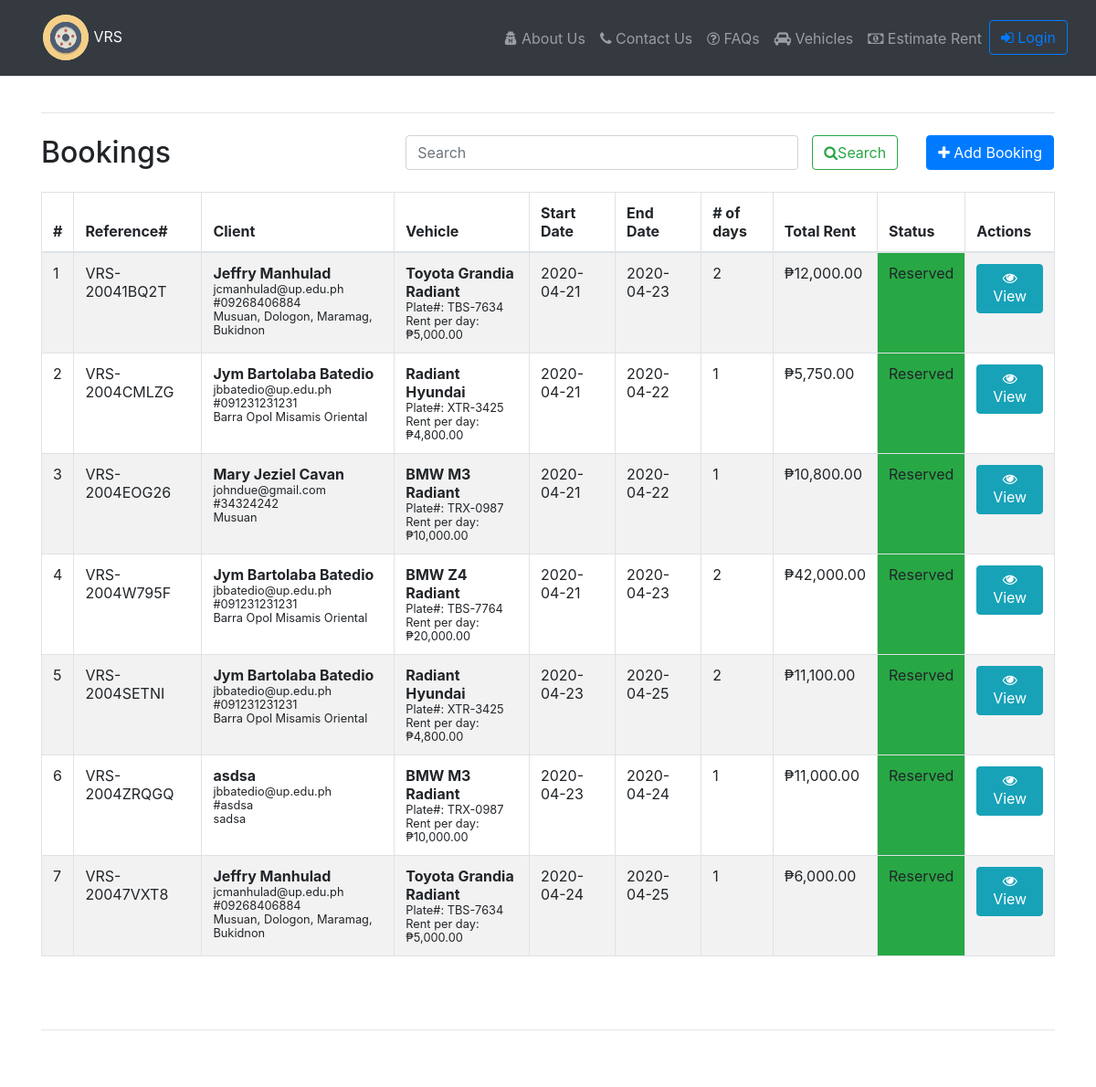
The app's page /index.php/bookings (upper part), older data.
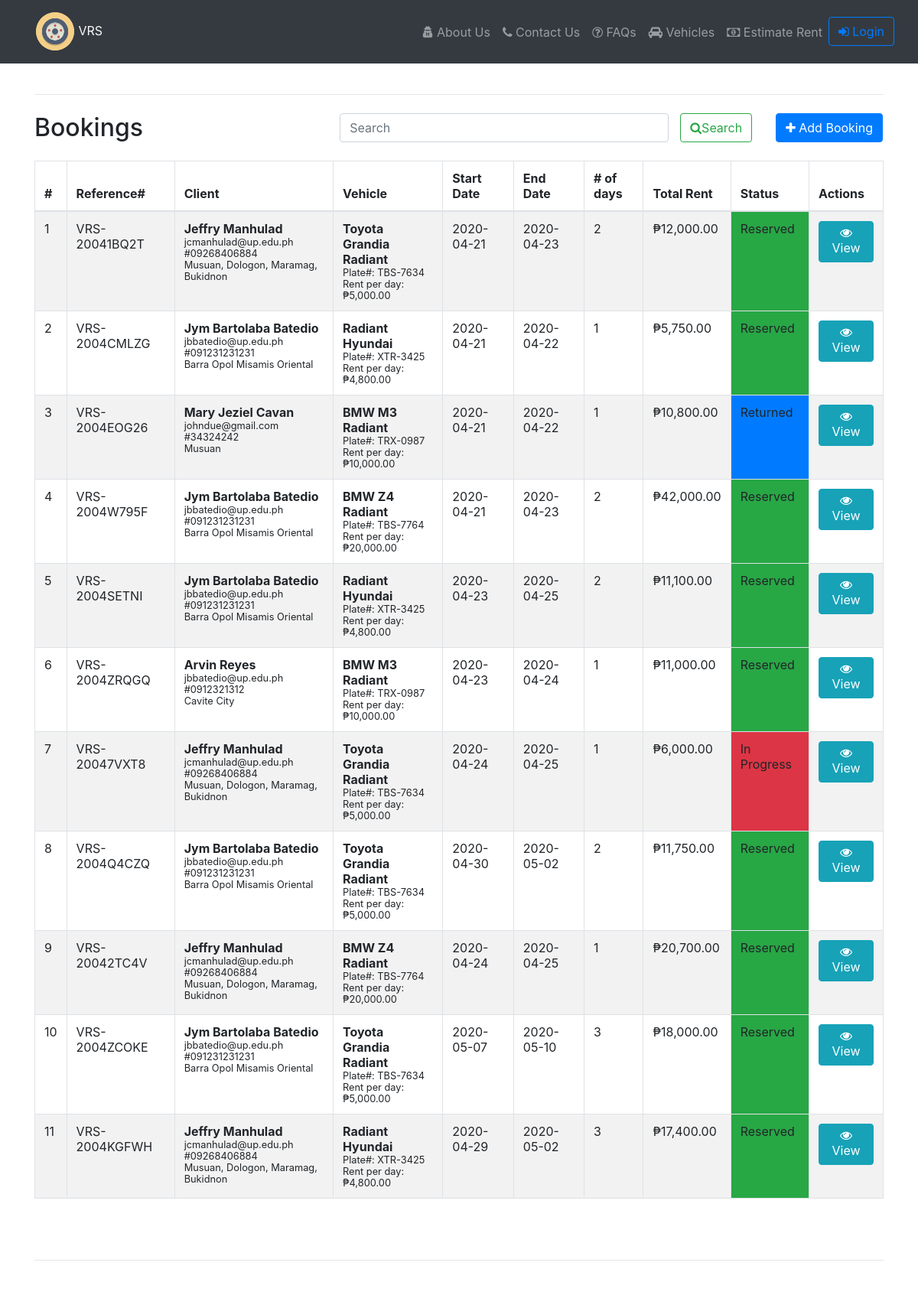
The same page, newer data.
### tables this page shows
CREATE TABLE `clientbookings` (
  `BookingId` int(11) NOT NULL,
  `clientId` int(11) NOT NULL,
  `carId` int(11) NOT NULL,
  `reference_number` varchar(25) NOT NULL,
  `start_date` date NOT NULL,
  `pick_up_datetime` datetime NOT NULL,
  `number_of_days` int(2) NOT NULL,
  `add_driver` bit(1) DEFAULT NULL,
  `driver_name` varchar(255) DEFAULT NULL,
  `driver_fee_current` decimal(10,0) NOT NULL,
  `rental_fee_current` decimal(10,0) NOT NULL,
  `rental_discount` decimal(10,0) DEFAULT NULL,
  `end_date` date NOT NULL,
  `return_datetime` datetime NOT NULL,
  `created_by` int(11) NOT NULL,
  `updated_by` int(11) NOT NULL,
  `created_date` datetime NOT NULL DEFAULT current_timestamp(),
  `updated_date` datetime NOT NULL,
  `statusId` int(11) NOT NULL
);

CREATE TABLE `clients` (
  `Id` int(11) NOT NULL,
  `name` varchar(100) NOT NULL,
  `email_address` varchar(100) NOT NULL,
  `contact_number` varchar(100) NOT NULL,
  `address` varchar(255) NOT NULL,
  `created_date` datetime NOT NULL DEFAULT current_timestamp(),
  `updated_date` date NOT NULL,
  `Is_Active` bit(1) NOT NULL DEFAULT b'1'
);

CREATE TABLE `cars` (
  `Id` int(11) NOT NULL,
  `car_description` varchar(255) NOT NULL,
  `code_name` varchar(50) NOT NULL,
  `model` varchar(20) NOT NULL,
  `manufacturer` varchar(20) NOT NULL,
  `year` int(4) NOT NULL,
  `plate_number` varchar(10) NOT NULL,
  `RentPerDay` double(18,2) NOT NULL,
  `Capacity` int(2) NOT NULL,
  `file_name` varchar(255) NOT NULL,
  `Is_Active` bit(1) NOT NULL
);

CREATE TABLE `status` (
  `Id` int(11) NOT NULL,
  `label` varchar(50) NOT NULL,
  `bootstrap_bg_color` varchar(100) NOT NULL,
  `Is_Active` bit(1) NOT NULL
);

### application/controllers/Bookings.php (called while the page is built, shortened)
<?php
	class Bookings extends CI_Controller{
		public function index(){
			$data['title'] = 'Bookings';
			$data['bookings'] = $this->Booking_model->get_bookings(null);
			$data['filter'] = $this->input->post('name_filter');
			$this->load->view('templates/header');
			$this->load->view('bookings/index', $data);
			$this->load->view('templates/footer');
		}
	}

### index.php (called while the page is built, shortened)
<?php
require_once BASEPATH.'core/CodeIgniter.php';

### application/models/Booking_model.php (called while the page is built, shortened)
<?php
	class Booking_model extends CI_Model{
		public function get_bookings($id){
			if(isset($id)){
				$this->db->join('status a', 'a.Id=clientbookings.statusId', 'inner');
				$this->db->join('cars b', 'b.Id=clientbookings.carId', 'inner');
				$this->db->join('clients c', 'c.Id=clientbookings.clientId', 'inner');
				$this->db->order_by("clientbookings.BookingId", "asc");
        $query=$this->db->get_where('clientbookings', array('clientbookings.BookingId' => $id));
        return $query->row_array();
      }else {
				$this->db->join('status a', 'a.Id=clientbookings.statusId', 'inner');
				$this->db->join('cars b', 'b.Id=clientbookings.carId', 'inner');
				$this->db->join('clients c', 'c.Id=clientbookings.clientId', 'inner');
				$this->db->order_by("clientbookings.BookingId", "asc");
				$query=$this->db->get_where('clientbookings', array('start_date >= '=>'2020-04-01'));
  			return $query->result_array();
      }
		}
	}

### application/views/bookings/index.php (the view, shortened to what this page needs)
<?php echo form_open('bookings/index'); ?>
<div class="row">
  <div class="col mt-2">
    <h2><?= $title; ?></h2>
  </div>
  <div class="col-lg-6 mt-2">
    <div class="row pr-3">
      <div class="col">
        <input class="form-control col-lg-auto" name="name_filter" value="<?= $filter;?>" type="search" placeholder="Search" aria-label="Search">
      </div>
      <div>
        <button class="btn btn-outline-success col-lg-auto" type="submit"> <i class="fa fa-search"></i>Search</button>
      </div>
    </div>
  </div>
  <div class="col mt-2 pull-right pr-3 col-lg-auto">
    <a href="<?php echo base_url(); ?>bookings/create" class="btn btn-primary col-sm-12"><i class="fa fa-plus"></i> Add Booking</a>
  </div>
</div>
</form>
<table class="table table-striped table-hover table-bordered">
  <thead>
    <tr>
      <th scope="col">#</th>
      <th scope="col-4">Reference#</th>
      <th scope="col-4">Client</th>
      <th scope="col-4">Vehicle</th>
      <th scope="col">Start Date</th>
      <th scope="col">End Date</th>
      <th scope="col"># of days</th>
      <th scope="col">Total Rent</th>
      <th scope="col">Status</th>
      <th scope="col">Actions</th>
    </tr>
  </thead>
  <tbody>
    <?php $counter=0; foreach ($bookings as $booking):?>
        <tr>
        <td><?php $counter++; echo $counter ;?></td>
        <td><?php echo $booking['reference_number'] ;?></td>
        <td><?php echo '<b>'.$booking['name'].'</b></br><small>'.$booking['email_address'].'</br>#'.$booking['contact_number'].'</br>'.$booking['address'].'</small>' ;?></td>
        <td><?php echo '<b>'.$booking['code_name'].'</b></br><small>Plate#: '.$booking['plate_number'].'</br>Rent per day: ₱'.number_format($booking['RentPerDay'],2).'</small>' ;?></td>
        <td><?php echo $booking['start_date'] ;?></td>
        <td><?php echo $booking['end_date'] ;?></td>
        <td><?php echo $booking['number_of_days'] ;?></td>
        <td><?php echo '₱'.number_format(($booking['number_of_days'] * $booking['driver_fee_current'])+($booking['number_of_days'] * $booking['rental_fee_current'])-($booking['rental_discount']),2) ;?></td>
        <td class="bg-<?php echo $booking['bootstrap_bg_color'];?>"><?php echo $booking['label'] ;?></td>
        <td>
          <a class="btn btn-info" href="<?php echo base_url().'bookings/view/'.$booking['BookingId'];?>"><i class="fa fa-eye"></i> View</a>
        </td>
        </tr>
    <?php endforeach;?>
  </tbody>
</table>

Row changes from the older to the newer data that the page shows:
changed clientbookings "VRS-2004EOG26": statusId 1 → 3 (drawn); statusId.label "Reserved" → "Returned"
changed through a linked row, clientbookings "VRS-2004ZRQGQ": clientId.name "asdsa" → "Arvin Reyes"; clientId.contact_number "asdsa" → "0912321312"; clientId.address "sadsa" → "Cavite City"
changed clientbookings "VRS-20047VXT8": statusId 1 → 2 (drawn); statusId.label "Reserved" → "In Progress"
added clientbookings: reference_number "VRS-2004Q4CZQ", clientId.name "Jym Bartolaba Batedio", clientId.email_address "jbbatedio@up.edu.ph", clientId.contact_number "091231231231", clientId.address "Barra Opol Misamis Oriental", carId.code_name "Toyota Grandia Radiant", carId.plate_number "TBS-7634", carId.RentPerDay "5,000.00", start_date "2020-04-30", end_date "2020-05-02", number_of_days "2", number_of_days+driver_fee_current+rental_fee_current "11,750.00", statusId.label "Reserved"
added clientbookings: reference_number "VRS-20042TC4V", clientId.name "Jeffry Manhulad", clientId.email_address "jcmanhulad@up.edu.ph", clientId.contact_number "09268406884", clientId.address "Musuan, Dologon, Maramag, Bukidnon", carId.code_name "BMW Z4 Radiant", carId.plate_number "TBS-7764", carId.RentPerDay "20,000.00", start_date "2020-04-24", end_date "2020-04-25", number_of_days "1", number_of_days+driver_fee_current+rental_fee_current "20,700.00", statusId.label "Reserved"
added clientbookings: reference_number "VRS-2004ZCOKE", clientId.name "Jym Bartolaba Batedio", clientId.email_address "jbbatedio@up.edu.ph", clientId.contact_number "091231231231", clientId.address "Barra Opol Misamis Oriental", carId.code_name "Toyota Grandia Radiant", carId.plate_number "TBS-7634", carId.RentPerDay "5,000.00", start_date "2020-05-07", end_date "2020-05-10", number_of_days "3", number_of_days+driver_fee_current+rental_fee_current "18,000.00", statusId.label "Reserved"
added clientbookings: reference_number "VRS-2004KGFWH", clientId.name "Jeffry Manhulad", clientId.email_address "jcmanhulad@up.edu.ph", clientId.contact_number "09268406884", clientId.address "Musuan, Dologon, Maramag, Bukidnon", carId.code_name "Radiant Hyundai", carId.plate_number "XTR-3425", carId.RentPerDay "4,800.00", start_date "2020-04-29", end_date "2020-05-02", number_of_days "3", number_of_days+driver_fee_current+rental_fee_current "17,400.00", statusId.label "Reserved"
